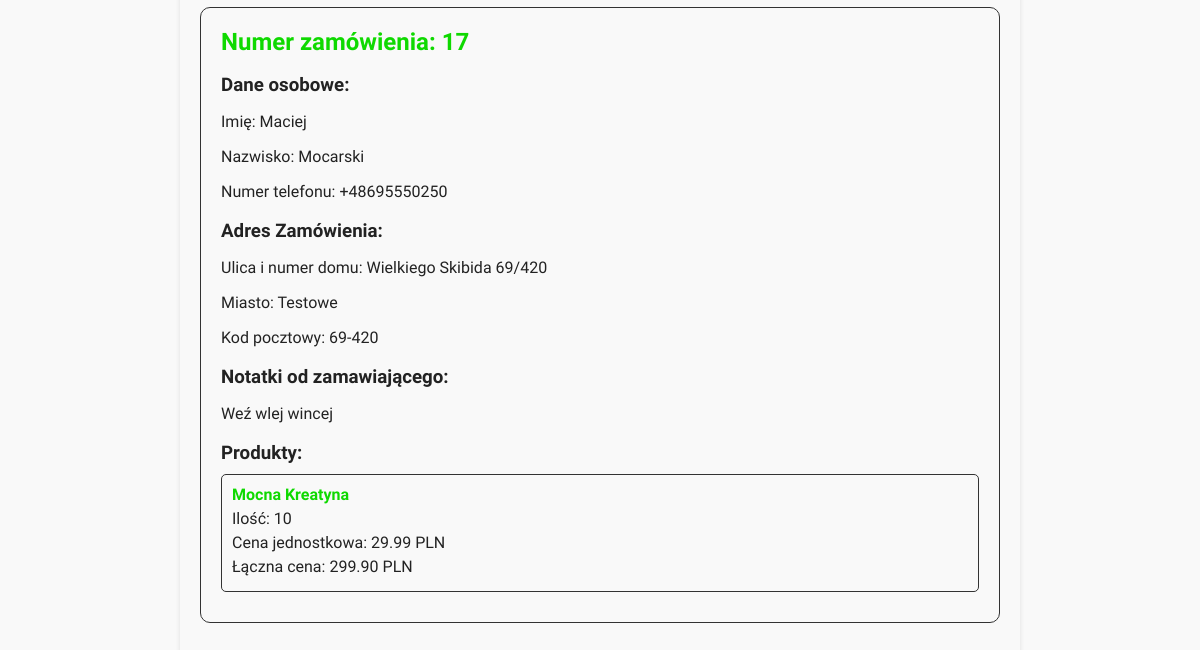
Page /zamowienia/ (signed in, lower part) on the earlier database version.
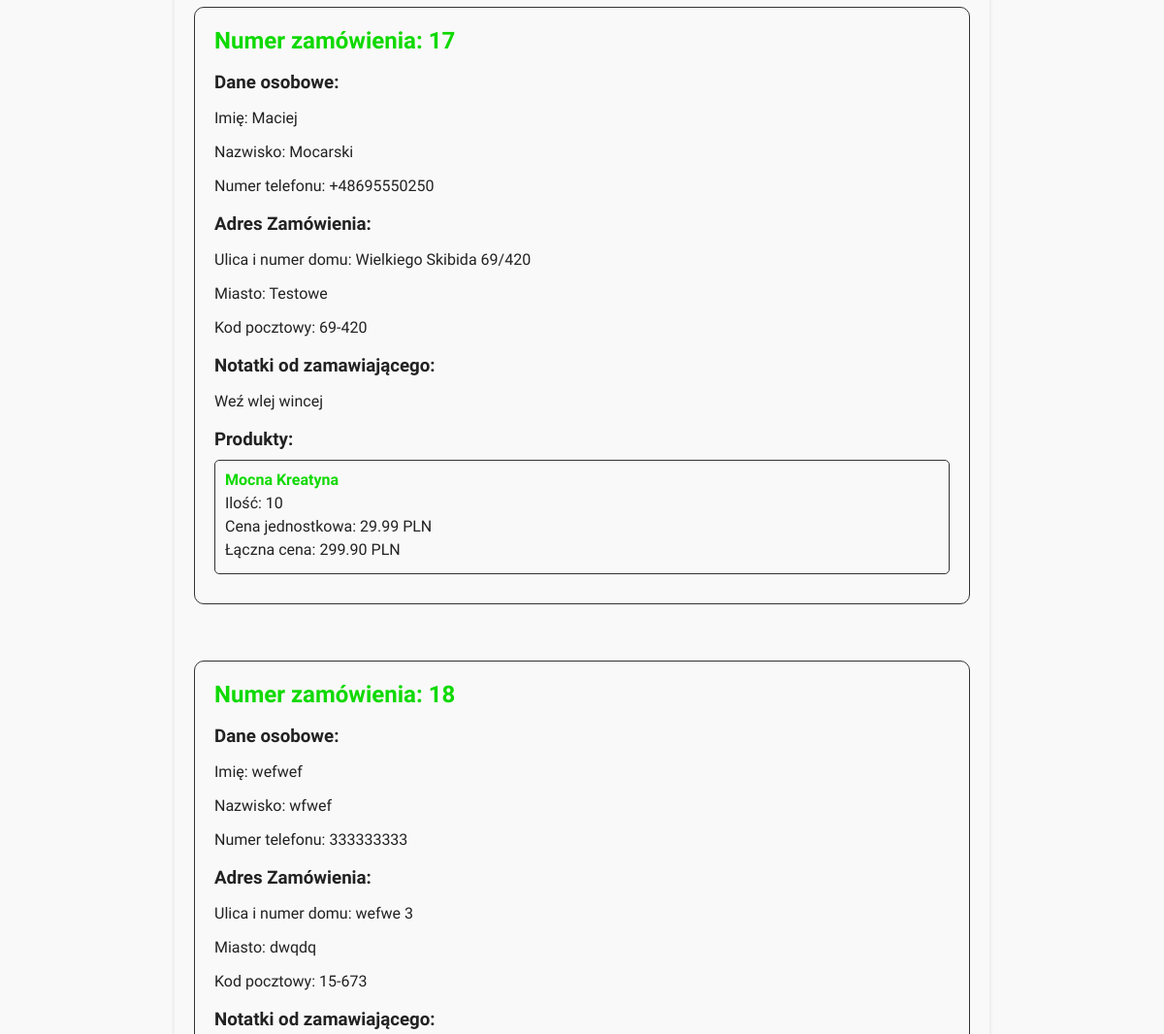
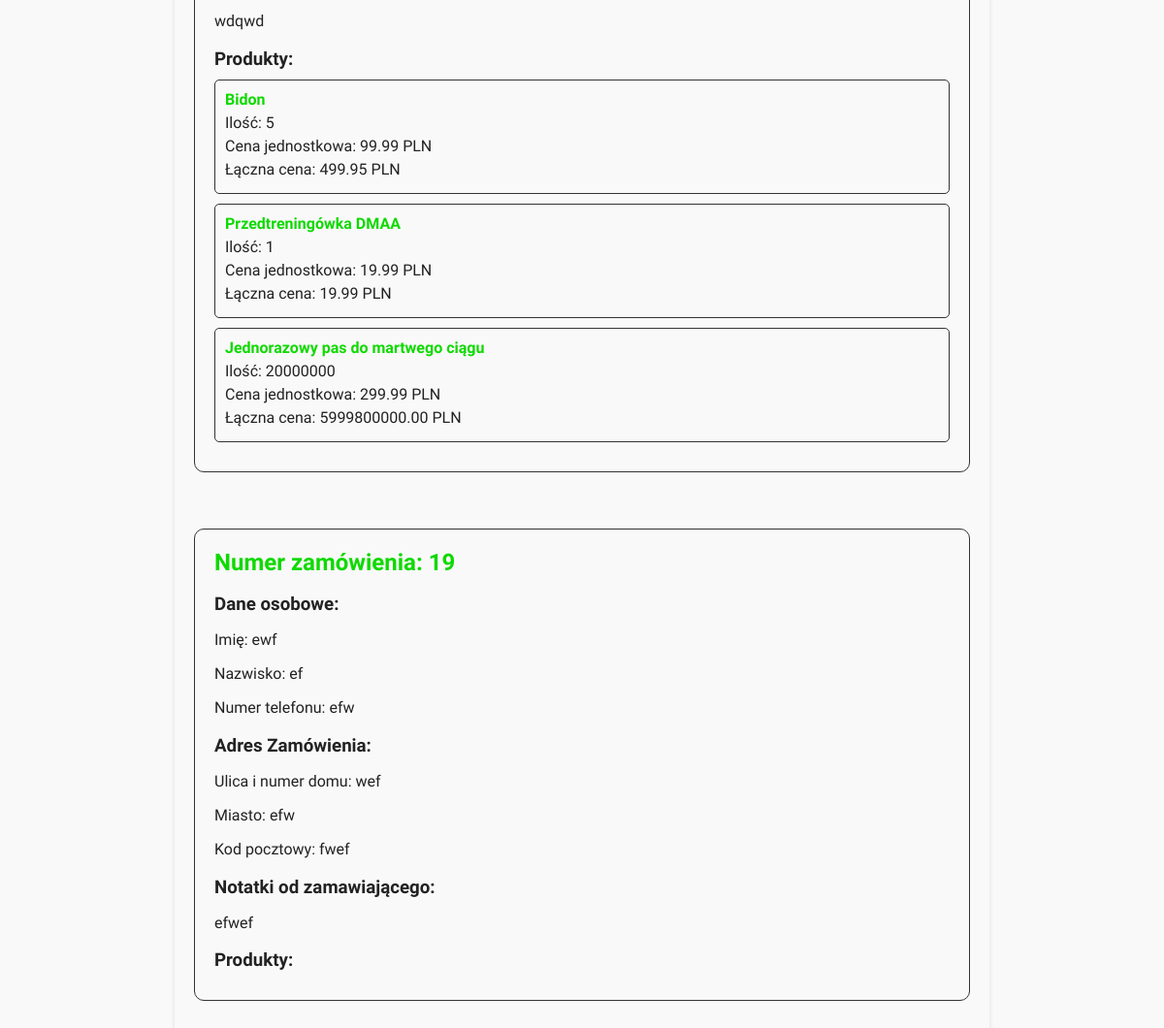
Same page on the later database version (2 pictures, top to bottom).
### alledrogo/models.py (models this page shows, shortened)
class Zamowienie(models.Model):
    id = models.AutoField(primary_key=True)
    produkty_z_iloscia = models.ManyToManyField(Produkt, through='PozycjaZamowienia', related_name='zamowienia_z_iloscia')
    klient = models.ForeignKey(User, on_delete=models.CASCADE)
    data_zamowienia = models.DateTimeField(auto_now_add=True)
    data_dostarczenia = models.DateTimeField()
    imie = models.CharField(max_length=100, default='brak')
    nazwisko = models.CharField(max_length=100, default='brak')
    ulica = models.CharField(max_length=255, default='brak')
    miasto = models.CharField(max_length=100, default='brak')
    kod_pocztowy = models.CharField(max_length=6, default='brak')
    numer_telefonu = models.CharField(max_length=15, default='brak')
    notatki = models.TextField(blank=True, null=True)

class PozycjaZamowienia(models.Model):
    zamowienie = models.ForeignKey(Zamowienie, on_delete=models.CASCADE)
    produkt = models.ForeignKey(Produkt, on_delete=models.CASCADE)
    ilosc = models.PositiveIntegerField(default=1)

class Produkt(models.Model):
    id = models.AutoField(primary_key=True)
    nazwa = models.CharField(max_length=256)
    opis = models.TextField()
    cena = models.FloatField()
    srednia_ocen = models.FloatField(default=0)
    kategoria = models.ForeignKey(Kategoria, on_delete=models.CASCADE)
    firma = models.ForeignKey(Firma, on_delete=models.CASCADE, null=True, blank=True)
    zdjecie = models.ImageField(upload_to='media/zdjecia_produktow', null=True, blank=True)

### alledrogo/views.py (the view)
# urls.py: path('zamowienia/', views.zamowienia, name='zamowienia'),
def zamowienia(request):
    zamowienia = Zamowienie.objects.filter(klient=request.user)
    return render(request, 'orders.html', {'zamowienia': zamowienia})

### alledrogo/templatetags/custom_filters.py (called while the page is built)
@register.filter(name='mul')
def mul(value, arg):
    try:
        return float(value) * float(arg)
    except (ValueError, TypeError):
        return ''

### alledrogo/templates/orders.html (shortened to what this page needs)
{% extends "template.html" %}
{% load custom_filters %}
{% block content %}
<div class="orders">
    <br>
    {% if zamowienia %}
        <ul class="order-list">
            {% for zamowienie in zamowienia %}
                <li class="order-item">
                    <h2>Numer zamówienia: {{ zamowienie.id }}</h2>
                    <h3>Dane osobowe:</h3>
                    <p>Imię: {{ zamowienie.imie }}</p>
                    <p>Nazwisko: {{ zamowienie.nazwisko }}</p>
                    <p>Numer telefonu: {{ zamowienie.numer_telefonu }}</p>
                    <h3>Adres Zamówienia:</h3>
                    <p>Ulica i numer domu: {{ zamowienie.ulica }}</p>
                    <p>Miasto: {{ zamowienie.miasto }}</p>
                    <p>Kod pocztowy: {{ zamowienie.kod_pocztowy }}</p>
                    <h3>Notatki od zamawiającego:</h3>
                    <p>{{ zamowienie.notatki }}</p>
                    <h3>Produkty:</h3>
                    <ul class="product-list">
                        {% for pozycja in zamowienie.pozycjazamowienia_set.all %}
                            <li class="product-item">
                                <div class="product-details">
                                    <h4>{{ pozycja.produkt.nazwa }}</h4>
                                    <p>Ilość: {{ pozycja.ilosc }}</p>
                                    <p>Cena jednostkowa: {{ pozycja.produkt.cena }} PLN</p>
                                    <p>Łączna cena: {{ pozycja.ilosc|mul:pozycja.produkt.cena|floatformat:2 }} PLN</p>
                                </div>
                            </li>
                        {% endfor %}
                    </ul>
                </li>
                <br>
                <br>
            {% endfor %}
        </ul>
    {% else %}
        <p>Nie masz żadnych zamówień.</p>
    {% endif %}
</div>
{% endblock %}

Differences in the rows shown:
added Zamowienie: id "18", imie "wefwef", nazwisko "wfwef", numer_telefonu "333333333", ulica "wefwe 3", miasto "dwqdq", kod_pocztowy "15-673", notatki "wdqwd"
added PozycjaZamowienia: produkt.nazwa "Bidon", ilosc "5", produkt.cena "99.99", ilosc|mul "499.95", shown under "18"
added PozycjaZamowienia: produkt.nazwa "Przedtreningówka DMAA", ilosc "1", produkt.cena "19.99", ilosc|mul "19.99", shown under "18"
added PozycjaZamowienia: produkt.nazwa "Jednorazowy pas do martwego ciągu", ilosc "20000000", produkt.cena "299.99", ilosc|mul "5999800000.00", shown under "18"
added Zamowienie: id "19", imie "ewf", nazwisko "ef", numer_telefonu "efw", ulica "wef", miasto "efw", kod_pocztowy "fwef", notatki "efwef"
